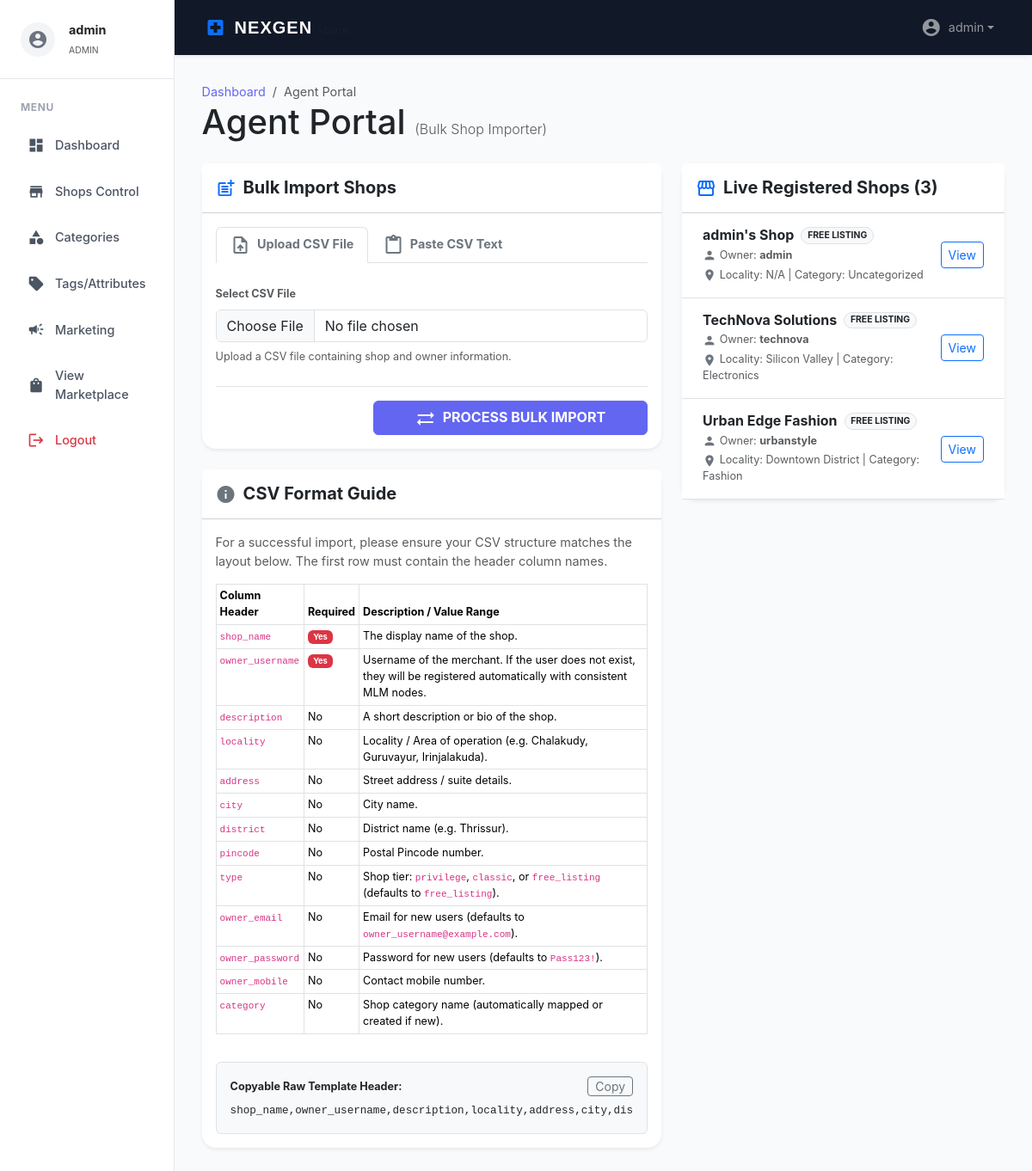
Page /agent_portal.php (signed in) on the committed database.
### tables this page shows
CREATE TABLE shops (
    id INTEGER PRIMARY KEY AUTOINCREMENT,
    owner_id INTEGER NOT NULL,
    name TEXT NOT NULL,
    description TEXT,
    logo TEXT,
    wallpaper TEXT,
    meta_keywords TEXT,
    og_title TEXT,
    og_description TEXT,
    locality TEXT,
    category TEXT,
    created_at DATETIME DEFAULT CURRENT_TIMESTAMP, type TEXT CHECK(type IN ('privilege', 'classic', 'free_listing')) DEFAULT 'free_listing', social_links TEXT, address TEXT, city TEXT, district TEXT, pincode TEXT,
    FOREIGN KEY (owner_id) REFERENCES users(id)
);

CREATE TABLE "users" (
    id INTEGER PRIMARY KEY AUTOINCREMENT,
    username TEXT NOT NULL UNIQUE,
    password TEXT NOT NULL,
    email TEXT NOT NULL UNIQUE,
    role TEXT CHECK(role IN ('admin', 'shop_owner', 'member', 'agent')) DEFAULT 'member',
    referrer_id INTEGER,
    level INTEGER DEFAULT 1,
    rebirth_count INTEGER DEFAULT 0,
    created_at DATETIME DEFAULT CURRENT_TIMESTAMP,
    mobile TEXT,
    customer_id TEXT,
    FOREIGN KEY (referrer_id) REFERENCES users_new(id)
);

### includes/config.php (called while the page is built, shortened)
<?php
function e($text) {
    return htmlspecialchars($text ?? '', ENT_QUOTES, 'UTF-8');
}
?>

### agent_portal.php (the view, shortened to what this page needs)
<?php
require_once 'includes/config.php';
$shops = $pdo->query("SELECT s.*, u.username as owner_name FROM shops s JOIN users u ON s.owner_id = u.id ORDER BY s.created_at DESC")->fetchAll();
require_once 'includes/admin_layout_header.php';
?>
<div class="page__heading d-flex align-items-center mb-4">
    <div class="flex-grow-1">
        <nav aria-label="breadcrumb">
            <ol class="breadcrumb mb-0">
                <li class="breadcrumb-item"><a href="#">Dashboard</a></li>
                <li class="breadcrumb-item active" aria-current="page">Agent Portal</li>
            </ol>
        </nav>
        <h1 class="m-0 text-dark">Agent Portal <small class="text-muted fw-light" style="font-size: 1rem;">(Bulk Shop Importer)</small></h1>
    </div>
</div>
<div class="row g-4">
    <div class="col-lg-7">
        <div class="card shadow-sm border-0 mb-4">
            <div class="card-header bg-white py-3">
                <h5 class="card-title m-0 fw-bold text-dark"><i class="material-icons align-middle me-2 text-primary">post_add</i>Bulk Import Shops</h5>
            </div>
            <div class="card-body">
                <form method="POST" enctype="multipart/form-data">
                    <ul class="nav nav-tabs mb-4" id="importTab" role="tablist">
                        <li class="nav-item" role="presentation">
                            <button class="nav-link active fw-bold text-secondary" id="file-tab" data-bs-toggle="tab" data-bs-target="#file-import" type="button" role="tab" aria-controls="file-import" aria-selected="true">
                                <i class="material-icons align-middle me-1">upload_file</i> Upload CSV File
                            </button>
                        </li>
                        <li class="nav-item" role="presentation">
                            <button class="nav-link fw-bold text-secondary" id="paste-tab" data-bs-toggle="tab" data-bs-target="#paste-import" type="button" role="tab" aria-controls="paste-import" aria-selected="false">
                                <i class="material-icons align-middle me-1">content_paste</i> Paste CSV Text
                            </button>
                        </li>
                    </ul>
                    <div class="tab-content" id="importTabContent">
                        <div class="tab-pane fade show active" id="file-import" role="tabpanel" aria-labelledby="file-tab">
                            <div class="mb-4">
                                <label for="csv_file" class="form-label small fw-bold text-muted">Select CSV File</label>
                                <input type="file" class="form-control" id="csv_file" name="csv_file" accept=".csv">
                                <small class="text-muted d-block mt-2">Upload a CSV file containing shop and owner information.</small>
                            </div>
                        </div>
                    </div>
                    <div class="text-end border-top pt-3 mt-4">
                        <button type="submit" name="bulk_import" class="btn btn-primary px-5 fw-bold" style="background-color: #6366f1; border-color: #6366f1;">
                            <i class="material-icons align-middle me-1">sync_alt</i> PROCESS BULK IMPORT
                        </button>
                    </div>
                </form>
            </div>
        </div>
        <div class="card shadow-sm border-0 mb-4">
            <div class="card-header bg-white py-3">
                <h5 class="card-title m-0 fw-bold text-dark"><i class="material-icons align-middle me-2 text-secondary">info</i>CSV Format Guide</h5>
            </div>
            <div class="card-body">
                <p class="text-muted">For a successful import, please ensure your CSV structure matches the layout below. The first row must contain the header column names.</p>
                <div class="table-responsive">
                    <table class="table table-bordered table-sm small">
                        <thead class="bg-light">
                            <tr>
                                <th>Column Header</th>
                                <th>Required</th>
                                <th>Description / Value Range</th>
                            </tr>
                        </thead>
                        <tbody>
                            <tr>
                                <td><code>shop_name</code></td>
                                <td><span class="badge bg-danger">Yes</span></td>
                                <td>The display name of the shop.</td>
                            </tr>
                            <tr>
                                <td><code>owner_username</code></td>
                                <td><span class="badge bg-danger">Yes</span></td>
                                <td>Username of the merchant. If the user does not exist, they will be registered automatically with consistent MLM nodes.</td>
                            </tr>
                            <tr>
                                <td><code>description</code></td>
                                <td>No</td>
                                <td>A short description or bio of the shop.</td>
                            </tr>
                            <tr>
                                <td><code>locality</code></td>
                                <td>No</td>
                                <td>Locality / Area of operation (e.g. Chalakudy, Guruvayur, Irinjalakuda).</td>
                            </tr>
                            <tr>
                                <td><code>address</code></td>
                                <td>No</td>
                                <td>Street address / suite details.</td>
                            </tr>
                            <tr>
                                <td><code>city</code></td>
                                <td>No</td>
                                <td>City name.</td>
                            </tr>
                            <tr>
                                <td><code>district</code></td>
                                <td>No</td>
                                <td>District name (e.g. Thrissur).</td>
                            </tr>
                            <tr>
                                <td><code>pincode</code></td>
                                <td>No</td>
                                <td>Postal Pincode number.</td>
                            </tr>
                            <tr>
                                <td><code>type</code></td>
                                <td>No</td>
                                <td>Shop tier: <code>privilege</code>, <code>classic</code>, or <code>free_listing</code> (defaults to <code>free_listing</code>).</td>
                            </tr>
                            <tr>
                                <td><code>owner_email</code></td>
                                <td>No</td>
                                <td>Email for new users (defaults to <code>owner_username@example.com</code>).</td>
                            </tr>
                            <tr>
                                <td><code>owner_password</code></td>
                                <td>No</td>
                                <td>Password for new users (defaults to <code>Pass123!</code>).</td>
                            </tr>
                            <tr>
                                <td><code>owner_mobile</code></td>
                                <td>No</td>
                                <td>Contact mobile number.</td>
                            </tr>
                            <tr>
                                <td><code>category</code></td>
                                <td>No</td>
                                <td>Shop category name (automatically mapped or created if new).</td>
                            </tr>
                        </tbody>
                    </table>
                </div>
                <div class="bg-light p-3 rounded border mt-3">
                    <h6 class="fw-bold mb-2 text-dark small d-flex justify-content-between align-items-center">
                        <span>Copyable Raw Template Header:</span>
                        <button class="btn btn-sm btn-outline-secondary py-0 px-2 small" onclick="copyTemplate()">Copy</button>
                    </h6>
                    <pre class="m-0 small text-dark" id="template-text">shop_name,owner_username,description,locality,address,city,district,pincode,type,owner_email,owner_password,owner_mobile,category</pre>
                </div>
            </div>
        </div>
    </div>
    <div class="col-lg-5">
        <div class="card shadow-sm border-0">
            <div class="card-header bg-white py-3">
                <h5 class="card-title m-0 fw-bold text-dark"><i class="material-icons align-middle me-2 text-primary">storefront</i>Live Registered Shops (<?php echo count($shops); ?>)</h5>
            </div>
            <div class="card-body p-0">
                <div class="list-group list-group-flush" style="max-height: 650px; overflow-y: auto;">
                    <?php if (empty($shops)): ?>
                        <div class="p-4 text-center text-muted small">No shops registered on the platform yet.</div>
                    <?php else: foreach ($shops as $s): ?>
                        <div class="list-group-item py-3 px-4 d-flex align-items-center justify-content-between border-0 border-bottom">
                            <div class="flex-grow-1">
                                <div class="d-flex align-items-center gap-2">
                                    <h6 class="m-0 fw-bold text-dark"><?php echo e($s['name']); ?></h6>
                                    <span class="badge rounded-pill bg-light text-dark border small" style="font-size: 0.65rem;">
                                        <?php echo e(strtoupper(str_replace('_', ' ', $s['type']))); ?>
                                    </span>
                                </div>
                                <div class="text-muted small mt-1">
                                    <i class="material-icons align-middle text-secondary" style="font-size: 1rem;">person</i> Owner: <strong><?php echo e($s['owner_name']); ?></strong>
                                </div>
                                <div class="text-muted small mt-1">
                                    <i class="material-icons align-middle text-secondary" style="font-size: 1rem;">place</i> Locality: <?php echo e($s['locality'] ?: 'N/A'); ?> | Category: <?php echo e($s['category'] ?: 'Uncategorized'); ?>
                                </div>
                            </div>
                            <div class="text-end ms-2">
                                <a href="shop_detail.php?id=<?php echo $s['id']; ?>" class="btn btn-sm btn-outline-primary" target="_blank">View</a>
                            </div>
                        </div>
                    <?php endforeach; endif; ?>
                </div>
            </div>
        </div>
    </div>
</div>
<?php require_once 'includes/admin_layout_footer.php'; ?>

### includes/admin_layout_header.php (style rules this page uses)
:root { --sidebar-width: 260px; --primary-indigo: #6366f1; --sidebar-bg: #ffffff; --header-bg: #111827; }
body { font-family: 'Inter', sans-serif; background-color: #f9fafb; font-size: 0.9rem; }
.page__heading { margin-bottom: 2rem; }
.breadcrumb { background: transparent; padding: 0; margin-bottom: 0.5rem; }
.breadcrumb-item a { color: var(--primary-indigo); text-decoration: none; }
.card { border: 1px solid #e5e7eb; border-radius: 16px; box-shadow: 0 1px 3px rgba(0,0,0,0.05); background: #fff; }

### rows in the picture
shops: name "admin's Shop", type "FREE LISTING", owner.username "admin", locality "N/A", category "Uncategorized"
shops: name "TechNova Solutions", type "FREE LISTING", owner.username "technova", locality "Silicon Valley", category "Electronics"
shops: name "Urban Edge Fashion", type "FREE LISTING", owner.username "urbanstyle", locality "Downtown District", category "Fashion"

### other values in the picture
$_SESSION['username'] "admin"
$_SESSION['role'] "ADMIN"
count($shops) "3"
